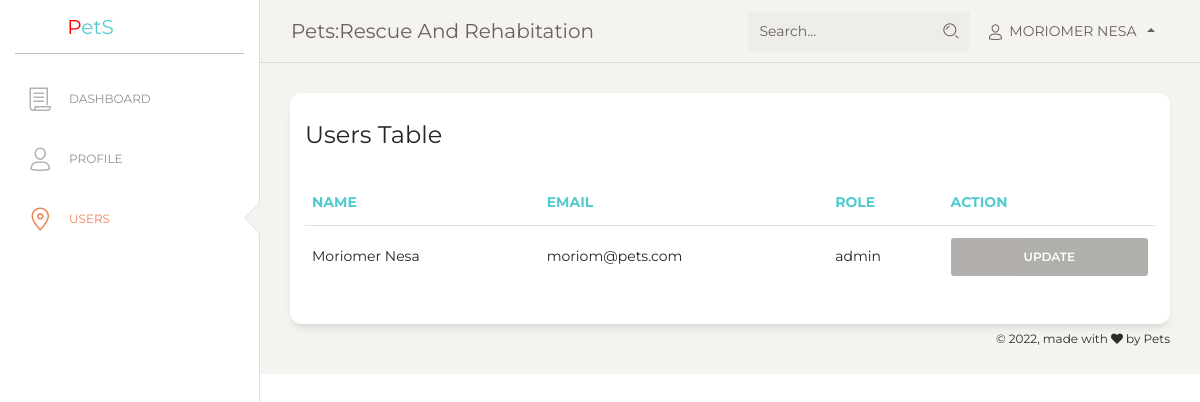
Before: /admin/users.php (signed in) with the older database file.
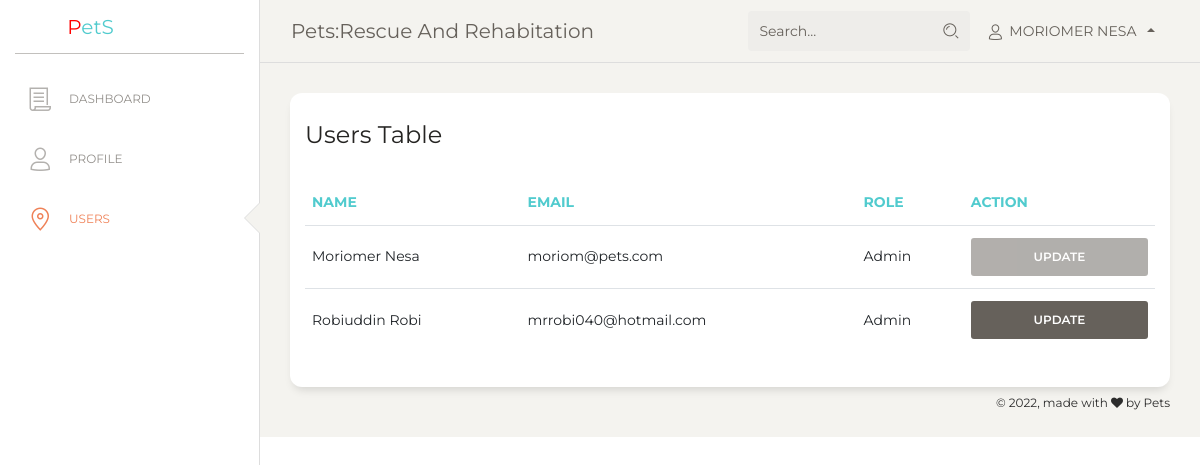
After: the same page with the newer database file.
### tables this page shows
CREATE TABLE `users` (
  `id` int(11) NOT NULL,
  `name` varchar(100) DEFAULT NULL,
  `email` varchar(100) DEFAULT NULL,
  `password` varchar(100) DEFAULT NULL,
  `role` varchar(100) DEFAULT 'inactive'
);

### admin/users.php (the view, shortened to what the changed rows need)
<?php
include "includes/header.php";
include "../adoption/config.php";
$sql = 'SELECT * FROM users';
$result = mysqli_query($conn,$sql);
?>
<body class="">
    <div class="wrapper ">
        <div class="main-panel">
            <div class="content">
                <div class="row">
                    <div class="col-md-12">
                        <div class="card">
                            <div class="card-body">
                                <div class="table-responsive">
                                    <table class="table">
                                        <thead class=" text-primary">
                                            <th>
                                                Name
                                            </th>
                                            <th>
                                                email
                                            </th>
                                            <th>
                                                role
                                            </th>
                                            <th>
                                                Action
                                            </th>
                                        </thead>
                                        <tbody>
                                            <?php while($pet = mysqli_fetch_assoc($result)){?>
                                            <tr>
                                                <td>
                                                    <?php echo $pet['name']; ?>
                                                </td>
                                                <td>
                                                    <?php echo $pet['email']; ?>
                                                </td>
                                                <td>
                                                    <?php echo $pet['role']; ?>
                                                </td>
                                                <td>
                                                    <a href="user_update.php?id=<?php echo $pet['id']; ?>" <?php if($pet['email']==$_SESSION['email']){ echo "disabled=''";}?> class="btn btn-secondary btn-block"> Update </a>
                                            </tr>
                                            <?php } ?>
                                        </tbody>
                                    </table>
                                </div>
                            </div>
                        </div>
                    </div>
                </div>
            </div>
            <?php include "includes/footer.php"; ?>

Changed rows visible on the page:
changed users "Moriomer Nesa": role "admin" → "Admin"
added users: name "Robiuddin Robi", email "mrrobi040@hotmail.com", role "Admin"
